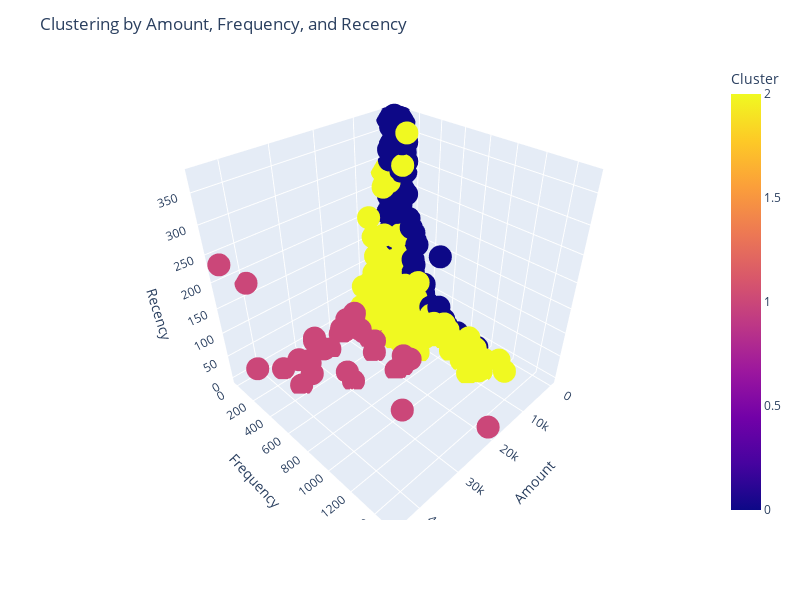

Notebook code cell kept with this figure:
### Code cell
import plotly.express as px

# Apply K-Means clustering
kmeans = KMeans(n_clusters=n_clusters)
merged_rfm['Cluster_3D'] = kmeans.fit_predict(data_for_clustering)

# Create a 3D scatter plot matrix with Plotly
fig = px.scatter_3d(merged_rfm, x='Amount', y='Frequency', z='Recency', color='Cluster_3D',
                     labels={'Amount': 'Amount', 'Frequency': 'Frequency', 'Recency': 'Recency', 'Cluster_3D': 'Cluster'})

fig.update_layout(
    scene=dict(
        xaxis_title='Amount',
        yaxis_title='Frequency',
        zaxis_title='Recency',
    ),
    title='Clustering by Amount, Frequency, and Recency',
    width=800,
    height=600
)

fig.show()

### Figure 1 — Plotly figure (JSON) as saved in the notebook; plotly's stock layout.template omitted (floating-point values rounded to 4 significant figures; data arrays with more than 128 entries replaced by an {"elided": "..."} marker saying what was removed)
{"data": [{"hovertemplate": "Amount=%{x}<br>Frequency=%{y}<br>Recency=%{z}<br>Cluster=%{marker.color}<extra></extra>", "legendgroup": "", "marker": {"color": {"elided": "4314 int values"}, "coloraxis": "coloraxis", "symbol": "circle"}, "mode": "markers", "name": "", "scene": "scene", "showlegend": false, "type": "scatter3d", "x": {"elided": "4314 float values"}, "y": {"elided": "4314 int values"}, "z": {"elided": "4314 int values"}}], "layout": {"coloraxis": {"colorbar": {"title": {"text": "Cluster"}}, "colorscale": [[0, "#0d0887"], [0.1111, "#46039f"], [0.2222, "#7201a8"], [0.3333, "#9c179e"], [0.4444, "#bd3786"], [0.5556, "#d8576b"], [0.6667, "#ed7953"], [0.7778, "#fb9f3a"], [0.8889, "#fdca26"], [1, "#f0f921"]]}, "height": 600, "legend": {"tracegroupgap": 0}, "margin": {"t": 60}, "scene": {"domain": {"x": [0, 1], "y": [0, 1]}, "xaxis": {"title": {"text": "Amount"}}, "yaxis": {"title": {"text": "Frequency"}}, "zaxis": {"title": {"text": "Recency"}}}, "title": {"text": "Clustering by Amount, Frequency, and Recency"}, "width": 800}}
